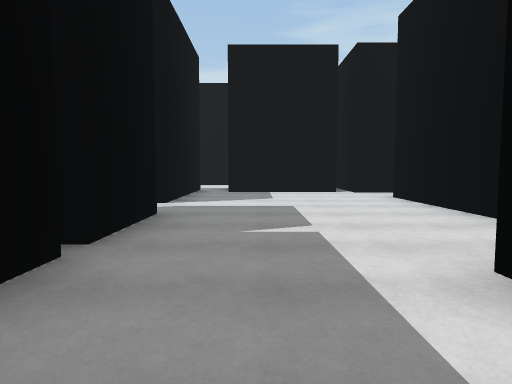
view 1 (above)

12 first-person views from a walk through a scene from a Unity 3-D project. The camera is 1.3 m above the floor, tilts 4° down and sees 75° across. The floor is counted in squares, 2 m on a side. Each view is taken from the middle of a square. On the plan, view 1 faces up. The plan holds only what a view shows up to about 10 squares ahead; the rest is blank. The place goes on beyond the plan. The player is left out.

view 2
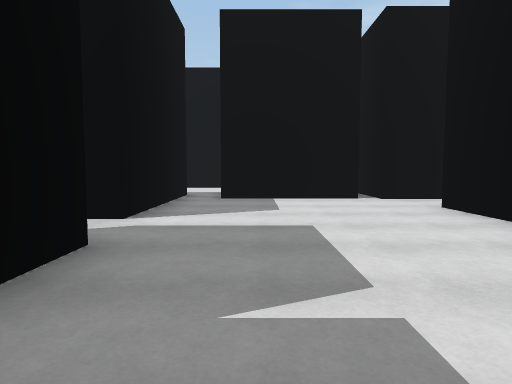

view 3
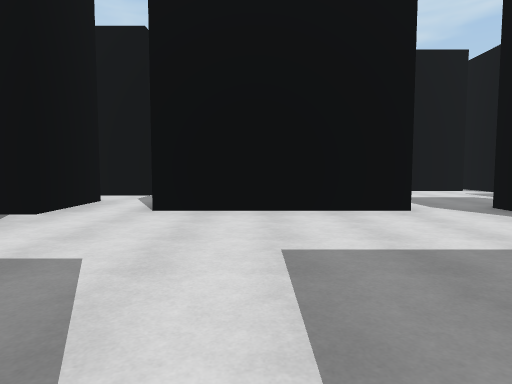

view 4
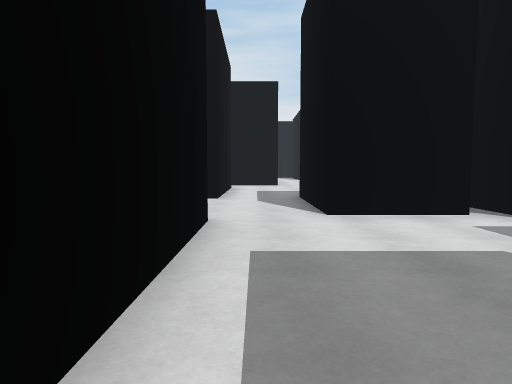

view 5
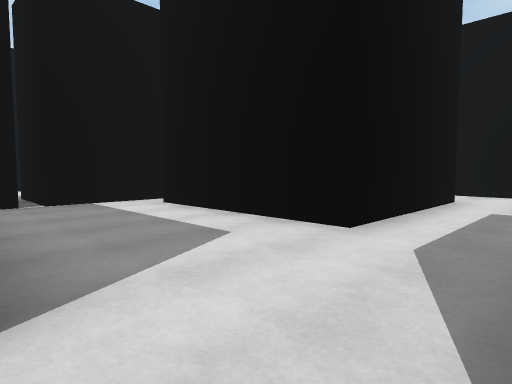

view 6
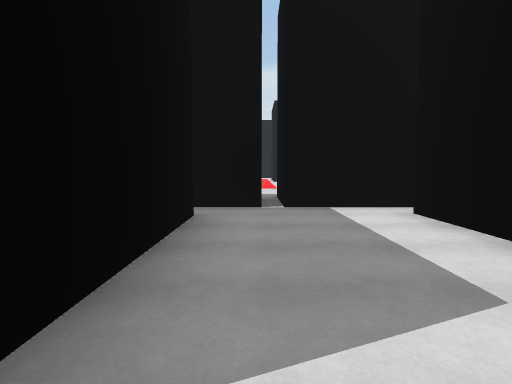

view 7
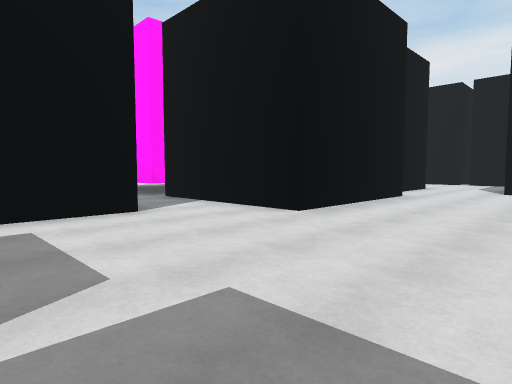

view 8
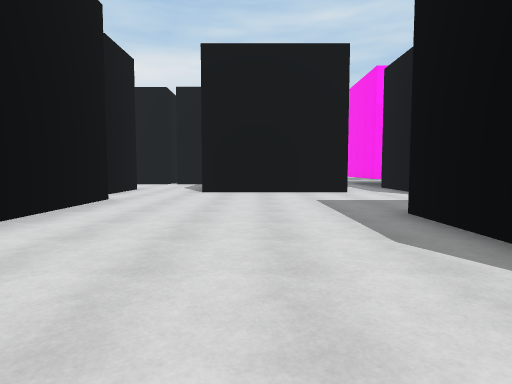

view 9
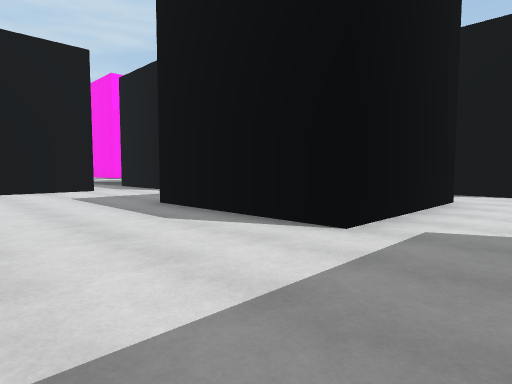

view 10
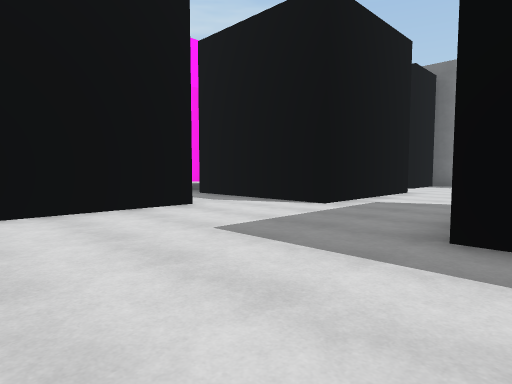

view 11
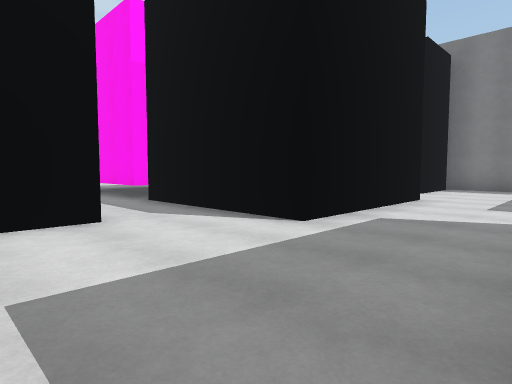

view 12
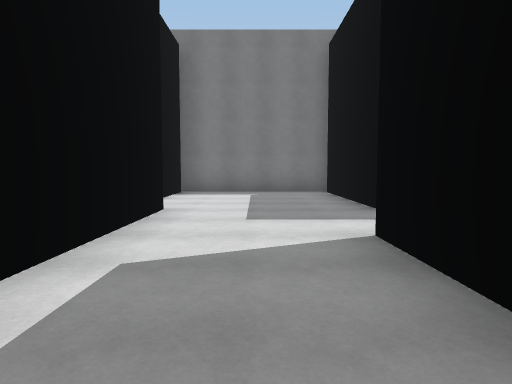

### Floor plan
Points are (right, up) in squares from view 1. A wall is a line through its corners. A room is listed if a view was taken in it or the views show most of it. See-through windows are left out.
Room 1 (views 1, 2, 3, 4)
walls: (3, 2) (3.6, 2); (3.1, 3.5) (3.1, 7.6); (-1.4, 4.9) (-1.4, 3.2); (2.2, 9.3) (-0.9, 9.3); (2.7, 9.3) (2.7, 10.9); (-1.7, 10.2) (-1.7, 6.3) (-2.2, 6.3)
ways out: opening at (4, 3) to room 2; opening at (-2.5, 5.5); opening at (-1, 10); opening at (4, 8.5)
Room 2 (view 5)
walls: (7.2, -0.6) (8.6, -0.6); (7.7, -0.1) (7.7, 2)
ways out: opening at (4, 3) to room 1; opening at (7, 3) to room 3
Room 3 (view 6)
walls: (7.1, 7.6) (7.1, 6.5); (10.3, 3.8) (10.3, 7.9); (8.1, 8.6) (6.1, 8.6); (7.2, 3.6) (6.5, 3.6); (10.8, 8.6) (8.5, 8.6); (7.7, 2) (10.6, 2)
ways out: opening at (7, 3) to room 2; opening at (11, 3) to room 4; opening at (6.5, 8)
Room 4 (views 7, 8, 9, 10, 11, 12)
walls: (22.2, -3.6) (22.2, 0.5); (13.8, -4.5) (13.8, -3.2) (17.9, -3.2); (17, -9.4) (17, -13.2); (20.5, -9.4) (20.5, -5.3) (24.5, -5.3); (20.1, 2.1) (16.1, 2.1) (16.1, 3.5); (13.1, -9.2) (14.4, -9.2); (25, -5.8) (25, -5.3) (25.5, -5.3); (23, 2.7) (21.5, 2.7); (14.4, 3.8) (10.3, 3.8); (16.9, -13.5) (21.2, -13.5); (21.1, -13.2) (21.1, -11.2)
ways out: opening at (11, 3) to room 3; opening at (12.5, -4); opening at (13, -8.5); opening at (15, 3); opening at (23, 1.5)

Positions as (right, up) in squares from view 1, and headings:
1: (0, 0), facing up
2: (0, 2), facing up
3: (-2, 6), facing right
4: (3, 3), facing right
5: (7, 2), facing up-right
6: (8, 3), facing up
7: (12, -1), facing up-right
8: (13, -1), facing right
9: (12, 0), facing down-right
10: (17, 0), facing down-right
11: (18, -2), facing down-right
12: (19, -4), facing down
